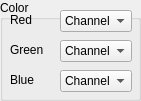
     <widget class="QGroupBox" name="groupBox_Color">
      <property name="geometry">
       <rect>
        <x>1030</x>
        <y>310</y>
        <width>141</width>
        <height>101</height>
       </rect>
      </property>
      <property name="title">
       <string>Color</string>
      </property>
      <widget class="QComboBox" name="comboBox_SelectRedChannel">
       <property name="geometry">
        <rect>
         <x>60</x>
         <y>10</y>
         <width>72</width>
         <height>22</height>
        </rect>
       </property>
       <item>
        <property name="text">
         <string>Channel 1</string>
        </property>
       </item>
       <item>
        <property name="text">
         <string>Channel 2</string>
        </property>
       </item>
       <item>
        <property name="text">
         <string>Channel 3</string>
        </property>
       </item>
       <item>
        <property name="text">
         <string>Channel 4</string>
        </property>
       </item>
       <item>
        <property name="text">
         <string>Channel 5</string>
        </property>
       </item>
       <item>
        <property name="text">
         <string>Channel 6</string>
        </property>
       </item>
       <item>
        <property name="text">
         <string>Channel 7</string>
        </property>
       </item>
       <item>
        <property name="text">
         <string>Channel 8</string>
        </property>
       </item>
       <item>
        <property name="text">
         <string>Channel 9</string>
        </property>
       </item>
       <item>
        <property name="text">
         <string>Channel 10</string>
        </property>
       </item>
       <item>
        <property name="text">
         <string>Channel 11</string>
        </property>
       </item>
       <item>
        <property name="text">
         <string>Channel 12</string>
        </property>
       </item>
       <item>
        <property name="text">
         <string>Channel 13</string>
        </property>
       </item>
       <item>
        <property name="text">
         <string>Analysis</string>
        </property>
       </item>
       <item>
        <property name="text">
         <string>Hb</string>
        </property>
       </item>
       <item>
        <property name="text">
         <string>HbO2</string>
        </property>
       </item>
       <item>
        <property name="text">
         <string>Mel</string>
        </property>
       </item>
       <item>
        <property name="text">
         <string>Bili</string>
        </property>
       </item>
       <item>
        <property name="text">
         <string>Wat</string>
        </property>
       </item>
       <item>
        <property name="text">
         <string>Fat</string>
        </property>
       </item>
       <item>
        <property name="text">
         <string>Other</string>
        </property>
       </item>
       <item>
        <property name="text">
         <string>Scat</string>
        </property>
       </item>
       <item>
        <property name="text">
         <string>Scat Ray/Mie</string>
        </property>
       </item>
       <item>
        <property name="text">
         <string>Scat Mie</string>
        </property>
       </item>
      </widget>
      <widget class="QLabel" name="label_Red">
       <property name="geometry">
        <rect>
         <x>10</x>
         <y>12</y>
         <width>41</width>
         <height>16</height>
        </rect>
       </property>
       <property name="text">
        <string>Red</string>
       </property>
      </widget>
      <widget class="QLabel" name="label_Green">
       <property name="geometry">
        <rect>
         <x>10</x>
         <y>42</y>
         <width>41</width>
         <height>16</height>
        </rect>
       </property>
       <property name="text">
        <string>Green</string>
       </property>
      </widget>
      <widget class="QLabel" name="label_Blue">
       <property name="geometry">
        <rect>
         <x>10</x>
         <y>72</y>
         <width>41</width>
         <height>16</height>
        </rect>
       </property>
       <property name="text">
        <string>Blue</string>
       </property>
      </widget>
      <widget class="QComboBox" name="comboBox_SelectGreenChannel">
       <property name="geometry">
        <rect>
         <x>60</x>
         <y>40</y>
         <width>72</width>
         <height>22</height>
        </rect>
       </property>
       <item>
        <property name="text">
         <string>Channel 1</string>
        </property>
       </item>
       <item>
        <property name="text">
         <string>Channel 2</string>
        </property>
       </item>
       <item>
        <property name="text">
         <string>Channel 3</string>
        </property>
       </item>
       <item>
        <property name="text">
         <string>Channel 4</string>
        </property>
       </item>
       <item>
        <property name="text">
         <string>Channel 5</string>
        </property>
       </item>
       <item>
        <property name="text">
         <string>Channel 6</string>
        </property>
       </item>
       <item>
        <property name="text">
         <string>Channel 7</string>
        </property>
       </item>
       <item>
        <property name="text">
         <string>Channel 8</string>
        </property>
       </item>
       <item>
        <property name="text">
         <string>Channel 9</string>
        </property>
       </item>
       <item>
        <property name="text">
         <string>Channel 10</string>
        </property>
       </item>
       <item>
        <property name="text">
         <string>Channel 11</string>
        </property>
       </item>
       <item>
        <property name="text">
         <string>Channel 12</string>
        </property>
       </item>
       <item>
        <property name="text">
         <string>Channel 13</string>
        </property>
       </item>
       <item>
        <property name="text">
         <string>Analysis</string>
        </property>
       </item>
       <item>
        <property name="text">
         <string>Hb</string>
        </property>
       </item>
       <item>
        <property name="text">
         <string>HbO2</string>
        </property>
       </item>
       <item>
        <property name="text">
         <string>Mel</string>
        </property>
       </item>
       <item>
        <property name="text">
         <string>Bili</string>
        </property>
       </item>
       <item>
        <property name="text">
         <string>Wat</string>
        </property>
       </item>
       <item>
        <property name="text">
         <string>Fat</string>
        </property>
       </item>
       <item>
        <property name="text">
         <string>Other</string>
        </property>
       </item>
       <item>
        <property name="text">
         <string>Scat</string>
        </property>
       </item>
       <item>
        <property name="text">
         <string>Scat Ray/Mie</string>
        </property>
       </item>
       <item>
        <property name="text">
         <string>Scat Mie</string>
        </property>
       </item>
      </widget>
      <widget class="QComboBox" name="comboBox_SelectBlueChannel">
       <property name="geometry">
        <rect>
         <x>60</x>
         <y>70</y>
         <width>72</width>
         <height>22</height>
        </rect>
       </property>
       <item>
        <property name="text">
         <string>Channel 1</string>
        </property>
       </item>
       <item>
        <property name="text">
         <string>Channel 2</string>
        </property>
       </item>
       <item>
        <property name="text">
         <string>Channel 3</string>
        </property>
       </item>
       <item>
        <property name="text">
         <string>Channel 4</string>
        </property>
       </item>
       <item>
        <property name="text">
         <string>Channel 5</string>
        </property>
       </item>
       <item>
        <property name="text">
         <string>Channel 6</string>
        </property>
       </item>
       <item>
        <property name="text">
         <string>Channel 7</string>
        </property>
       </item>
       <item>
        <property name="text">
         <string>Channel 8</string>
        </property>
       </item>
       <item>
        <property name="text">
         <string>Channel 9</string>
        </property>
       </item>
       <item>
        <property name="text">
         <string>Channel 10</string>
        </property>
       </item>
       <item>
        <property name="text">
         <string>Channel 11</string>
        </property>
       </item>
       <item>
        <property name="text">
         <string>Channel 12</string>
        </property>
       </item>
       <item>
        <property name="text">
         <string>Channel 13</string>
        </property>
       </item>
       <item>
        <property name="text">
         <string>Analysis</string>
        </property>
       </item>
       <item>
        <property name="text">
         <string>Hb</string>
        </property>
       </item>
       <item>
        <property name="text">
         <string>HbO2</string>
        </property>
       </item>
       <item>
        <property name="text">
         <string>Mel</string>
        </property>
       </item>
       <item>
        <property name="text">
         <string>Bili</string>
        </property>
       </item>
       <item>
        <property name="text">
         <string>Wat</string>
        </property>
       </item>
       <item>
        <property name="text">
         <string>Fat</string>
        </property>
       </item>
       <item>
        <property name="text">
         <string>Other</string>
        </property>
       </item>
       <item>
        <property name="text">
         <string>Scat</string>
        </property>
       </item>
       <item>
        <property name="text">
         <string>Scat Ray/Mie</string>
        </property>
       </item>
       <item>
        <property name="text">
         <string>Scat Mie</string>
        </property>
       </item>
      </widget>
     </widget>
